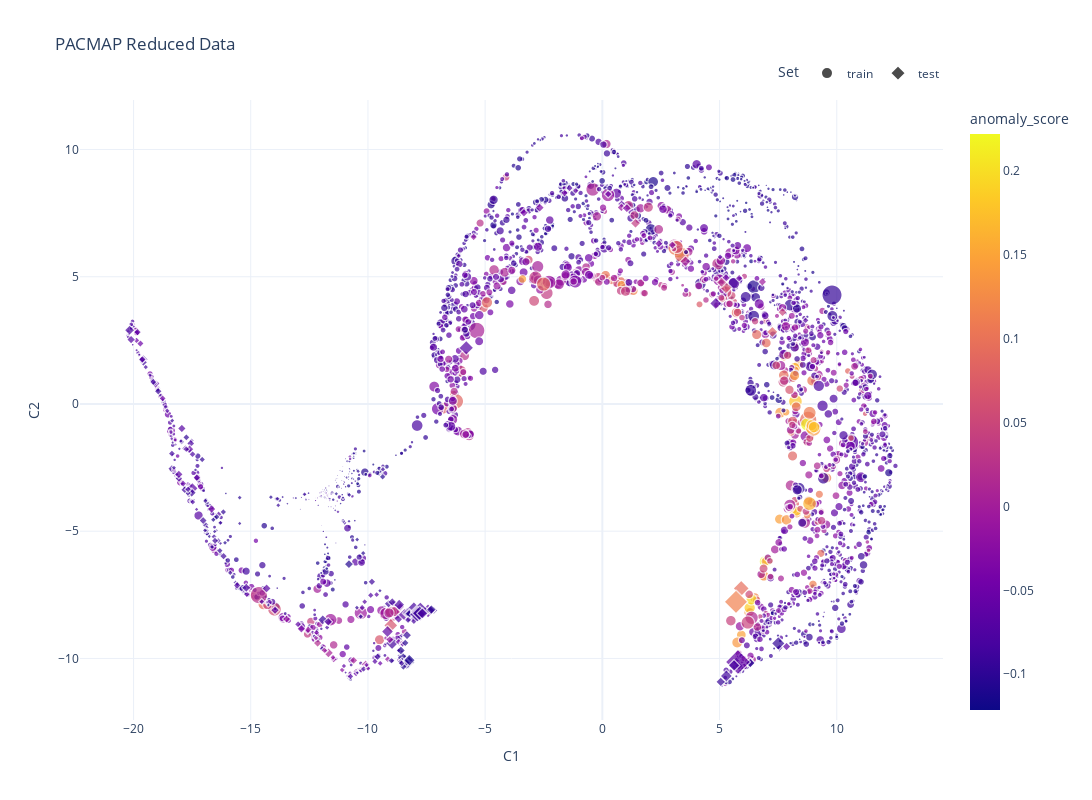

Write notebook code for a chart like this one.
### Code cell
# visualize the reduced data with a 3d scatter plot using plotly
fig = px.scatter(df_results, x='C1', y='C2', title="PACMAP Reduced Data", height=800, width=1200, template="plotly_white",
                 color=df_results['anomaly_score'], size=df_results['reconstruction_error_pca'], symbol=df_results['set'],
                 hover_name=df_results.index, hover_data=['anomaly_score', 'reconstruction_error_pca', 'set'])
# move symbol legend to the top right
fig.update_layout(legend=dict(title='Set', orientation='h', yanchor='bottom', y=1.02, xanchor='right', x=1))
# change color scale to viridis
fig.update_traces(marker=dict(colorscale='Viridis', showscale=True, colorbar=dict(title='Anomaly Score')))
fig.show()

### Figure 1 — Plotly figure (JSON) as saved in the notebook; plotly's stock layout.template omitted (floating-point values rounded to 4 significant figures; data arrays with more than 128 entries replaced by an {"elided": "..."} marker saying what was removed)
{"data": [{"customdata": {"elided": "2700x3 mixed values"}, "hovertemplate": "<b>%{hovertext}</b><br><br>set=%{customdata[2]}<br>C1=%{x}<br>C2=%{y}<br>reconstruction_error_pca=%{customdata[1]}<br>anomaly_score=%{marker.color}<extra></extra>", "hovertext": {"elided": "2700 str values"}, "legendgroup": "train", "marker": {"color": {"elided": "2700 float values"}, "coloraxis": "coloraxis", "colorbar": {"title": {"text": "Anomaly Score"}}, "colorscale": [[0, "#440154"], [0.1111, "#482878"], [0.2222, "#3e4989"], [0.3333, "#31688e"], [0.4444, "#26828e"], [0.5556, "#1f9e89"], [0.6667, "#35b779"], [0.7778, "#6ece58"], [0.8889, "#b5de2b"], [1, "#fde725"]], "showscale": true, "size": {"elided": "2700 float values"}, "sizemode": "area", "sizeref": 1.4e-06, "symbol": "circle"}, "mode": "markers", "name": "train", "showlegend": true, "type": "scattergl", "x": {"elided": "2700 float values"}, "xaxis": "x", "y": {"elided": "2700 float values"}, "yaxis": "y"}, {"customdata": {"elided": "300x3 mixed values"}, "hovertemplate": "<b>%{hovertext}</b><br><br>set=%{customdata[2]}<br>C1=%{x}<br>C2=%{y}<br>reconstruction_error_pca=%{customdata[1]}<br>anomaly_score=%{marker.color}<extra></extra>", "hovertext": {"elided": "300 str values"}, "legendgroup": "test", "marker": {"color": {"elided": "300 float values"}, "coloraxis": "coloraxis", "colorbar": {"title": {"text": "Anomaly Score"}}, "colorscale": [[0, "#440154"], [0.1111, "#482878"], [0.2222, "#3e4989"], [0.3333, "#31688e"], [0.4444, "#26828e"], [0.5556, "#1f9e89"], [0.6667, "#35b779"], [0.7778, "#6ece58"], [0.8889, "#b5de2b"], [1, "#fde725"]], "showscale": true, "size": {"elided": "300 float values"}, "sizemode": "area", "sizeref": 1.4e-06, "symbol": "diamond"}, "mode": "markers", "name": "test", "showlegend": true, "type": "scattergl", "x": {"elided": "300 float values"}, "xaxis": "x", "y": {"elided": "300 float values"}, "yaxis": "y"}], "layout": {"coloraxis": {"colorbar": {"title": {"text": "anomaly_score"}}, "colorscale": [[0, "#0d0887"], [0.1111, "#46039f"], [0.2222, "#7201a8"], [0.3333, "#9c179e"], [0.4444, "#bd3786"], [0.5556, "#d8576b"], [0.6667, "#ed7953"], [0.7778, "#fb9f3a"], [0.8889, "#fdca26"], [1, "#f0f921"]]}, "height": 800, "legend": {"itemsizing": "constant", "orientation": "h", "title": {"text": "Set"}, "tracegroupgap": 0, "x": 1, "xanchor": "right", "y": 1.02, "yanchor": "bottom"}, "title": {"text": "PACMAP Reduced Data"}, "width": 1200, "xaxis": {"anchor": "y", "domain": [0, 1], "title": {"text": "C1"}}, "yaxis": {"anchor": "x", "domain": [0, 1], "title": {"text": "C2"}}}}
